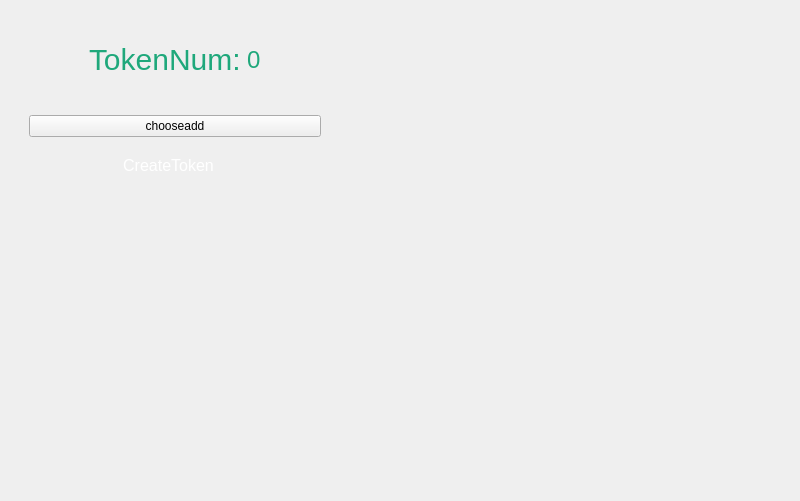
<?xml version="1.0" encoding="UTF-8"?>
<ui version="4.0">
 <class>ecoindialog</class>
 <widget class="QWidget" name="ecoindialog">
  <property name="geometry">
   <rect>
    <x>0</x>
    <y>0</y>
    <width>800</width>
    <height>501</height>
   </rect>
  </property>
  <property name="windowTitle">
   <string>Form</string>
  </property>
  <layout class="QGridLayout" name="gridLayout_2">
   <item row="0" column="1">
    <widget class="QStackedWidget" name="stackedWidget">
     <widget class="QWidget" name="page"/>
     <widget class="QWidget" name="page_2"/>
    </widget>
   </item>
   <item row="0" column="0">
    <widget class="QWidget" name="widget_2" native="true">
     <property name="minimumSize">
      <size>
       <width>310</width>
       <height>0</height>
      </size>
     </property>
     <property name="maximumSize">
      <size>
       <width>310</width>
       <height>16777215</height>
      </size>
     </property>
     <layout class="QVBoxLayout" name="verticalLayout">
      <item>
       <widget class="QWidget" name="widget" native="true">
        <property name="minimumSize">
         <size>
          <width>310</width>
          <height>177</height>
         </size>
        </property>
        <property name="maximumSize">
         <size>
          <width>310</width>
          <height>177</height>
         </size>
        </property>
        <layout class="QVBoxLayout" name="verticalLayout_2">
         <item>
          <spacer name="verticalSpacer_2">
           <property name="orientation">
            <enum>Qt::Vertical</enum>
           </property>
           <property name="sizeHint" stdset="0">
            <size>
             <width>20</width>
             <height>30</height>
            </size>
           </property>
          </spacer>
         </item>
         <item>
          <layout class="QHBoxLayout" name="horizontalLayout">
           <item>
            <spacer name="horizontalSpacer">
             <property name="orientation">
              <enum>Qt::Horizontal</enum>
             </property>
             <property name="sizeHint" stdset="0">
              <size>
               <width>28</width>
               <height>17</height>
              </size>
             </property>
            </spacer>
           </item>
           <item>
            <widget class="QLabel" name="label">
             <property name="styleSheet">
              <string notr="true">font-size :30px;
color: rgb(31, 168, 123);</string>
             </property>
             <property name="text">
              <string>TokenNum:</string>
             </property>
            </widget>
           </item>
           <item>
            <widget class="QLabel" name="numlabel">
             <property name="minimumSize">
              <size>
               <width>0</width>
               <height>0</height>
              </size>
             </property>
             <property name="maximumSize">
              <size>
               <width>16777215</width>
               <height>16777215</height>
              </size>
             </property>
             <property name="styleSheet">
              <string notr="true">font-size :24px;
color: rgb(31, 168, 123);</string>
             </property>
             <property name="text">
              <string>0</string>
             </property>
            </widget>
           </item>
           <item>
            <spacer name="horizontalSpacer_5">
             <property name="orientation">
              <enum>Qt::Horizontal</enum>
             </property>
             <property name="sizeHint" stdset="0">
              <size>
               <width>40</width>
               <height>20</height>
              </size>
             </property>
            </spacer>
           </item>
          </layout>
         </item>
         <item>
          <spacer name="verticalSpacer">
           <property name="orientation">
            <enum>Qt::Vertical</enum>
           </property>
           <property name="sizeHint" stdset="0">
            <size>
             <width>20</width>
             <height>29</height>
            </size>
           </property>
          </spacer>
         </item>
         <item>
          <widget class="QLabel" name="eCoinlabel">
           <property name="text">
            <string/>
           </property>
          </widget>
         </item>
         <item>
          <widget class="QPushButton" name="chooseadd">
           <property name="styleSheet">
            <string notr="true"/>
           </property>
           <property name="text">
            <string>chooseadd</string>
           </property>
          </widget>
         </item>
         <item>
          <widget class="QPushButton" name="createEcoinBtn">
           <property name="minimumSize">
            <size>
             <width>279</width>
             <height>45</height>
            </size>
           </property>
           <property name="maximumSize">
            <size>
             <width>279</width>
             <height>45</height>
            </size>
           </property>
           <property name="focusPolicy">
            <enum>Qt::NoFocus</enum>
           </property>
           <property name="styleSheet">
            <string notr="true">background-image: url(:/res/png/buttons/279_45.png);border:none;color: rgb(255,255,255);font-size : 16px;</string>
           </property>
           <property name="text">
            <string>CreateToken</string>
           </property>
          </widget>
         </item>
         <item>
          <spacer name="verticalSpacer_3">
           <property name="orientation">
            <enum>Qt::Vertical</enum>
           </property>
           <property name="sizeHint" stdset="0">
            <size>
             <width>20</width>
             <height>2</height>
            </size>
           </property>
          </spacer>
         </item>
        </layout>
       </widget>
      </item>
      <item>
       <widget class="QScrollArea" name="scrollArea">
        <property name="minimumSize">
         <size>
          <width>0</width>
          <height>0</height>
         </size>
        </property>
        <property name="maximumSize">
         <size>
          <width>16777215</width>
          <height>16777215</height>
         </size>
        </property>
        <property name="contextMenuPolicy">
         <enum>Qt::CustomContextMenu</enum>
        </property>
        <property name="styleSheet">
         <string notr="true"/>
        </property>
        <property name="frameShape">
         <enum>QFrame::NoFrame</enum>
        </property>
        <property name="verticalScrollBarPolicy">
         <enum>Qt::ScrollBarAlwaysOff</enum>
        </property>
        <property name="horizontalScrollBarPolicy">
         <enum>Qt::ScrollBarAlwaysOff</enum>
        </property>
        <property name="widgetResizable">
         <bool>true</bool>
        </property>
        <widget class="QWidget" name="scrollAreaWidgetContents">
         <property name="geometry">
          <rect>
           <x>0</x>
           <y>0</y>
           <width>288</width>
           <height>273</height>
          </rect>
         </property>
        </widget>
       </widget>
      </item>
     </layout>
    </widget>
   </item>
  </layout>
  <zorder>widget_2</zorder>
  <zorder>stackedWidget</zorder>
 </widget>
 <resources/>
 <connections/>
</ui>
